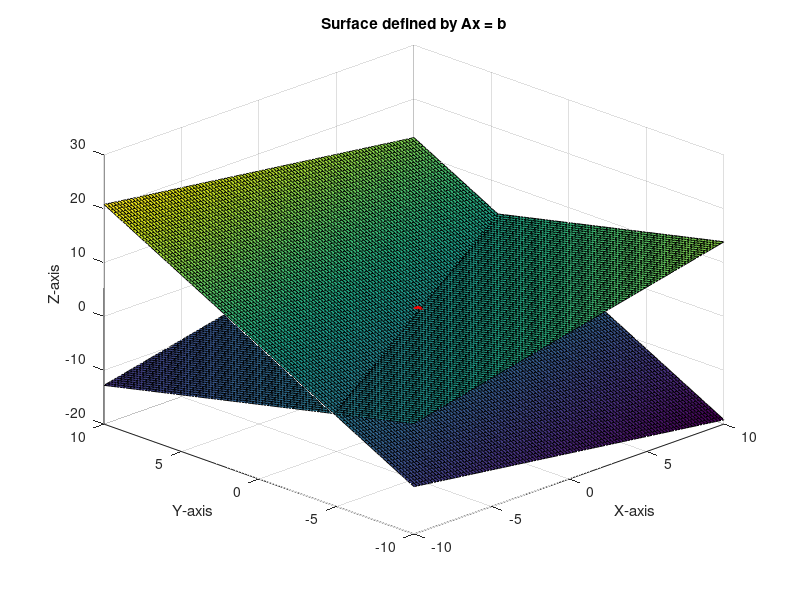

Source code (MATLAB):
clear;
clc;

% Define the coefficients matrix A and the constant vector b
A = [8, 6, 0; 2, -8, 5; -10, 10, 15];
b = [2; 4; 8];

[sol] = A \ b;

% Define a grid of points for x, y, and z
[x, y] = meshgrid(linspace(-10, 10, 100), linspace(-10, 10, 100));

% Solve for z using the equation Ax = b
z1 = (b(1) - A(1,1)*x - A(1,2)*y) / A(1,3);
z2 = (b(2) - A(2,1)*x - A(2,2)*y) / A(2,3);
z3 = (b(3) - A(3,1)*x - A(3,2)*y) / A(3,3);

% Plot the surface
figure;
hold on;
surf(x, y, z1);
surf(x, y, z2);
surf(x, y, z3);
xlabel('X-axis');
ylabel('Y-axis');
zlabel('Z-axis');
title('Surface defined by Ax = b');
% shading interp;
% Add the vector b as a point on the surface
plot3(sol(1), sol(2), sol(3), 'ro', 'LineWidth',2, MarkerSize=2);

% Show grid and adjust view for better visibility
grid on;
view(-45, 30);
